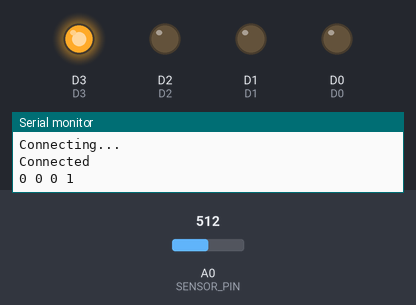
This sketch was run on a simulated ESP8266 (NodeMCU). On the bench: output pins drawn as LEDs (lit = HIGH), the last lines printed to the serial monitor. The test bench sets the inputs (shaded band); at power-on: A0 (SENSOR_PIN) = 512. WiFi joins after 1.5 s; servers stay silent unless stated; uploads are accepted with an empty reply; pins used as bus, display or sensor lines are not drawn.

Above: at 3.5 s.
At 24.6 s:
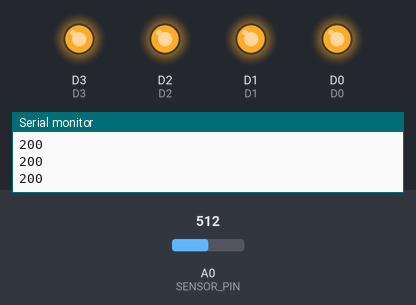
Timing chart, 0 to 51.0 s (numbered marks = the images above):
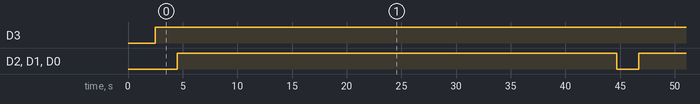

Measured:
- by itself, D3: LOW → HIGH at 2.5 s
- by itself, D2, D1, D0: alternates HIGH for 40.2 s and LOW for 2.0 s

The sketch:

data_read_correct.ino
```cpp
#include <ESP8266WiFi.h>
#include <WiFiManager.h>
#include <ESP8266HTTPClient.h>
#include <ArduinoJson.h>

#define SensorPin A0
#define VREF 3.3
#define SCOUNT 30

#define D0 16
#define D1 5
#define D2 4
#define D3 0
#define D4 2
#define D5 14
#define D6 12
#define D7 13
#define D8 15
#define D9 3
#define D10 1
#define D11 9
#define D12 10

const byte SENSOR_PIN = A0;

namespace tds_sensor {
float ec = 0;
unsigned int tds = 0;
float waterTemp = 30;
float ecCalibration = 1;
}

namespace turbidity_sensor {
float value = 0;
}

namespace pH_sensor {
float value = 0;
}

void initSensors() {
  pinMode(SENSOR_PIN, INPUT);
  // for (int i = 0; i < 5; i++) {
  pinMode(D0, OUTPUT);
  pinMode(D1, OUTPUT);
  pinMode(D2, OUTPUT);
  pinMode(D3, OUTPUT);
  pinMode(D4, OUTPUT);
  // }

  Serial.println("Initializing...");
  delay(1000);
}

void setup() {
  Serial.begin(115200);
  initSensors();
  WiFiManager wifiManager;
  Serial.println("Connecting...");
  wifiManager.autoConnect("Mukul Node 1", "mukul1234");
  Serial.println("Connected");
}

void setAnalogInput(int a, int b, int c, int d) {
  Serial.printf("%d %d %d %d\n", a, b, c, d);

  if (a == 1) {
    digitalWrite(D0, HIGH);
  } else {
    digitalWrite(D0, LOW);
  }
  if (b == 1) {
    digitalWrite(D1, HIGH);
  } else {
    digitalWrite(D1, LOW);
  }
  if (c == 1) {
    digitalWrite(D2, HIGH);
  } else {
    digitalWrite(D2, LOW);
  }
  if (d == 1) {
    digitalWrite(D3, HIGH);
  } else {
    digitalWrite(D3, LOW);
  }
}


void sendData(int sensor_id, float value) {
  HTTPClient http;
  WiFiClient client;
  DynamicJsonDocument doc(1024);
  doc["ext_id"] = "h22_2f";
  doc["p"] = "secure@1";
  doc["sensor_id"] = sensor_id;
  doc["value"] = value;

  String json;
  serializeJson(doc, json);

  http.begin(client, "http://34.93.25.177:3000/api/data");
  http.addHeader("Content-Type", "application/json");

  int httpCode = http.POST(json);

  if (httpCode > 0) {
    String payload = http.getString();
    Serial.println(httpCode);
    Serial.println(payload);
    shortBlink();
  } else {
    String payload = http.getString();
    Serial.println(httpCode);
    Serial.println(payload);
    Serial.println("Error on HTTP request");
    longBlink();
  }

  http.end();
}


void loop() {
  // HTTPClient http;
  // WiFiClient client;
  readTdsQuick();
  delay(1000);
  readpHData();
  delay(1000);
  readTurbidityData();
  delay(1000);
  sendData(1, tds_sensor::tds);
  delay(2000);
  sendData(2, pH_sensor::value);
  delay(2000);
  sendData(3, turbidity_sensor::value);
  delay(2000);
  sendData(4, 0);
  delay(30000);

}

void readTdsQuick() {
  setAnalogInput(0, 0, 0, 1);
  delay(1000);
  tds_sensor::waterTemp = 30;
  float rawEc = analogRead(SENSOR_PIN) * VREF / 1024.0;
  float temperatureCoefficient = 1.0 + 0.02 * (tds_sensor::waterTemp - 25.0);
  tds_sensor::ec = (rawEc / temperatureCoefficient) * tds_sensor::ecCalibration;
  tds_sensor::tds = (133.42 * pow(tds_sensor::ec, 3) - 255.86 * tds_sensor::ec * tds_sensor::ec + 857.39 * tds_sensor::ec) * 0.5;
  Serial.print(F("TDS:"));
  Serial.println(tds_sensor::tds);
  Serial.print(F("EC:"));
  Serial.println(tds_sensor::ec, 2);
  delay(1000);
  setAnalogInput(1, 1, 1, 1);
}

void readTurbidityData() {
  setAnalogInput(0, 0, 0, 0);

  // float Turbidity_Sensor_Voltage = 0;
  // int samples = 600;
  // for (int i = 0; i < samples; i++) {
  //   Turbidity_Sensor_Voltage += ((float)analogRead(SENSOR_PIN) / 1023) * 5;
  // }

  // Turbidity_Sensor_Voltage = Turbidity_Sensor_Voltage / samples;
  // Turbidity_Sensor_Voltage = round_to_dp(Turbidity_Sensor_Voltage, 2);
  // // if (Turbidity_Sensor_Voltage < 2.5) {
  // //   turbidity_sensor::value = 3000;
  // // } else {
  //   turbidity_sensor::value = -1120.4 * square(Turbidity_Sensor_Voltage) + 5742.3 * Turbidity_Sensor_Voltage - 4352.9;
  // // }

  Serial.print("ana turbidity: ");
  Serial.println((float)analogRead(SENSOR_PIN));
  turbidity_sensor::value = customMap((float)analogRead(SENSOR_PIN), 0, 1023, 10, 0) ;
  Serial.print("turbidity: ");
  Serial.println(turbidity_sensor::value);

  setAnalogInput(1, 1, 1, 1);
}

float square(float num) {
  return num * num;
}

float round_to_dp(float in_value, int decimal_place) {
  float multiplier = powf(10.0f, decimal_place);
  in_value = roundf(in_value * multiplier) / multiplier;
  return in_value;
}

float customMap(float x, float fromLow, float fromHigh, float toLow, float toHigh) {
  return toLow + ((x - fromLow) / (fromHigh - fromLow)) * (toHigh - toLow);
}

void readpHData() {
  setAnalogInput(0, 0, 1, 0);
  Serial.println((float)analogRead(SENSOR_PIN) - 65);
  pH_sensor::value = customMap((float)analogRead(SENSOR_PIN) - 65, 0, 1024, 0, 14);
  // float calibration_value = 21.34;
  // int phval = 0;
  // unsigned long int avgval;
  // int buffer_arr[10], temp;

  // for (int i = 0; i < 10; i++) {
  //   buffer_arr[i] = analogRead(SENSOR_PIN);
  //   delay(30);
  // }
  // for (int i = 0; i < 9; i++) {
  //   for (int j = i + 1; j < 10; j++) {
  //     if (buffer_arr[i] > buffer_arr[j]) {
  //       temp = buffer_arr[i];
  //       buffer_arr[i] = buffer_arr[j];
  //       buffer_arr[j] = temp;
  //     }
  //   }
  // }
  // avgval = 0;
  // for (int i = 2; i < 8; i++)
  //   avgval += buffer_arr[i];
  // float volt = (float)avgval * 5.0 / 1024 / 6;
  // pH_sensor::value = -5.70 * volt + calibration_value;
  Serial.println(pH_sensor::value);

  setAnalogInput(1, 1, 1, 1);
}

void shortBlink() {
  digitalWrite(D4, HIGH);
  delay(100);
  digitalWrite(D4, LOW);
}

void longBlink() {
  digitalWrite(D4, HIGH);
  delay(1000);
  digitalWrite(D4, LOW);
}
```
